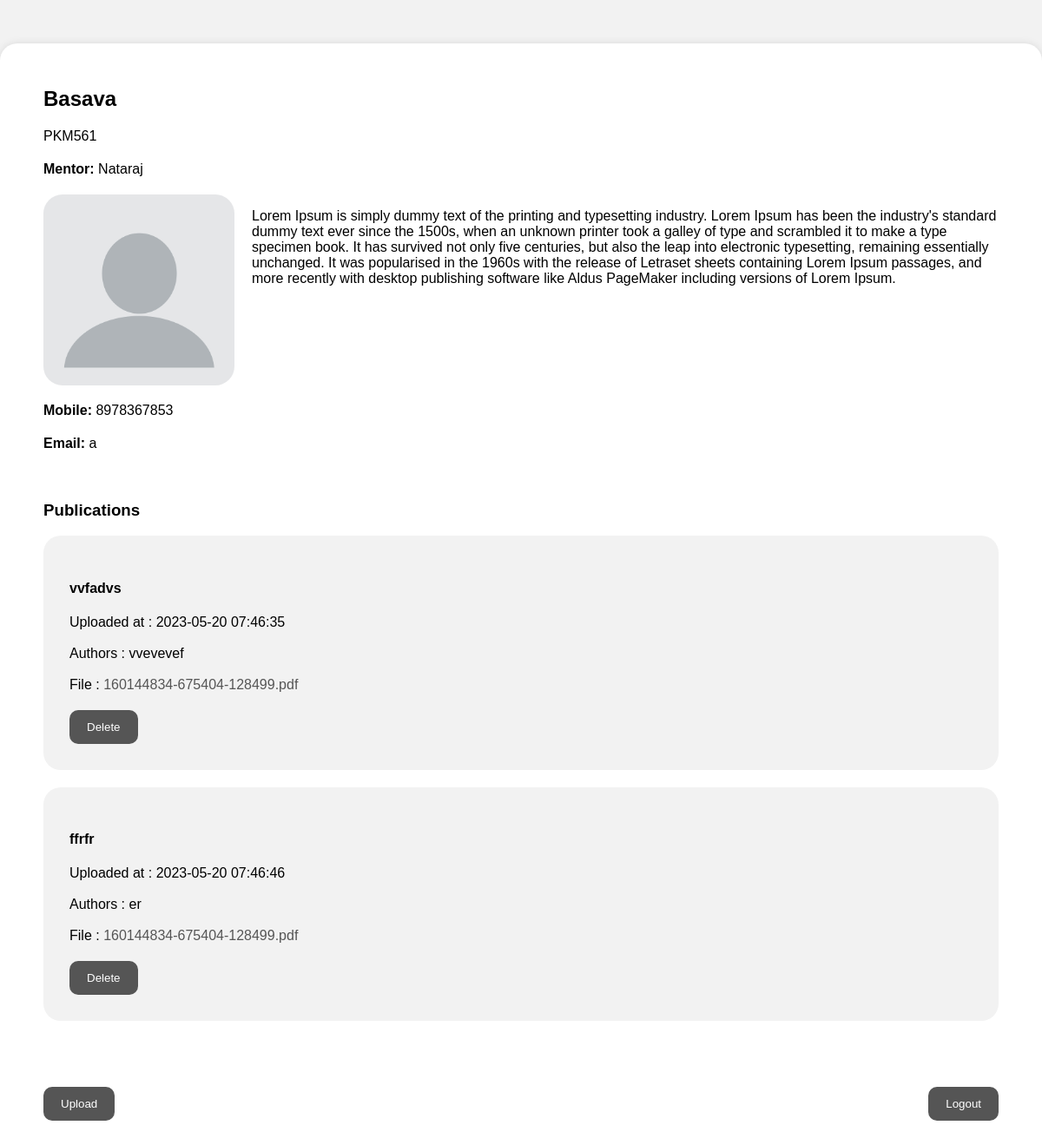
The app's page /researchers/dashboard.php (signed in) with its own data.
### tables this page shows
CREATE TABLE `researchers` (
  `id` int(11) NOT NULL,
  `code` varchar(255) NOT NULL,
  `name` varchar(255) NOT NULL,
  `mentor` varchar(255) NOT NULL,
  `photo_path` varchar(255) NOT NULL,
  `about` longtext NOT NULL,
  `mobile_number` varchar(255) NOT NULL,
  `email` varchar(255) NOT NULL,
  `password` varchar(255) NOT NULL,
  `created_at` timestamp NOT NULL DEFAULT current_timestamp() ON UPDATE current_timestamp()
);

CREATE TABLE `publications` (
  `id` int(11) NOT NULL,
  `researcher_id` varchar(255) NOT NULL,
  `title` text NOT NULL,
  `authors` text NOT NULL,
  `file_name` varchar(255) NOT NULL,
  `file_path` varchar(255) NOT NULL,
  `uploaded_at` timestamp NOT NULL DEFAULT current_timestamp() ON UPDATE current_timestamp()
);

### researchers/dashboard.php (the view, shortened to what this page needs)
<?php
require_once "db_connection.php";
$id = $_SESSION['id'];
$query_1 = "SELECT * FROM researchers WHERE id = '$id'";
$result_1 = mysqli_query($conn, $query_1);
$row_1 = mysqli_fetch_assoc($result_1);
$query_2 = "SELECT * FROM publications";
$result_2 = mysqli_query($conn, $query_2);
?>
<!DOCTYPE html>
<html>
<head>
</head>
<body>
    <div class="container">
        <?php
            $researcherName = $row_1['name'];
            $researcherCode = $row_1['code'];
            $researcherMentor = $row_1['mentor'];
            $researcherPhotoPath = $row_1['photo_path'];
            $researcherAbout = $row_1['about'];
            $researcherMobile = $row_1['mobile_number'];
            $researcherEmail = $row_1['email'];
            echo "<h2>$researcherName</h2>";
            echo "<p>$researcherCode</p>";
            echo "<p><strong>Mentor:</strong> $researcherMentor</p>";
        ?>
        <div class="researcher-details">
            <?php
            echo "<img src=$researcherPhotoPath alt='Researcher Photo'>";
            echo "<div class='about'>
                    <p>$researcherAbout</p>
                </div>";
            ?>
        </div>
        <?php
            echo "<p><strong>Mobile:</strong> $researcherMobile</p>";
            echo "<p><strong>Email:</strong> $researcherEmail</p>";
        ?>
        <br>
        <h3>Publications</h3>
            <?php
            if ($result_2->num_rows > 0) {
                while ($row_2 = $result_2->fetch_assoc()) {
                    if($row_2['researcher_id'] === $_SESSION['id']) {
                        echo "<div class='paper'>";
                        echo "<h4>" . $row_2['title'] . "</h4>";
                        echo "<p>Uploaded at : " . $row_2['uploaded_at'] . "</p>";
                        echo "<br>";
                        echo "<p>Authors : " . $row_2['authors'] . "</p>";
                        echo "<br>";
                        $filePath = $row_2['file_path'];
                        $fileName = $row_2['file_name'];
                        echo "<p> File :  <a href='" . $filePath . "'>" . $fileName . "</a></p>";
                        echo "<form class='actions' method='POST' action='" . $_SERVER['PHP_SELF'] . "'>";
                        echo "<button class='delete' type='submit' name='delete'>Delete</button>";
                        echo "</form>";
                        echo "</div>";
                    }
                }
            }
            ?>
        <br><br>
        <div class="actions">
            <button onclick="location.href='upload.php'">Upload</button>
            <button onclick="location.href='logout.php'">Logout</button>
        </div>
    </div>
</body>
</html>

### researchers/dashboard.php (style rules this page uses)
body { font-family: Arial, sans-serif; background-color: #f2f2f2; margin: 0; padding: 0; }
.container { max-width: 1200px; margin: 50px auto; padding: 50px; background-color: #fff; box-shadow: 0 0 10px rgba(0, 0, 0, 0.1); border-radius: 20px; }
.container h2 { margin-top: 0; }
.container p { margin-bottom: 20px; }
.container a { color: #555; text-decoration: none; }
.container .researcher-details { display: flex; margin-bottom: 20px; }
.container .researcher-details img { height: 220px; border-radius: 10%; margin-right: 20px; }
.container .researcher-details .about { flex: 1; }
.container .actions { display: flex; justify-content: space-between; margin-top: 20px; }
.container .actions button { padding: 12px 20px; background-color: #555; color: #fff; border: none; border-radius: 10px; cursor: pointer; }
.delete { padding: 12px 20px; background-color: #555; color: #fff; border: none; border-radius: 10px; cursor: pointer; }
.container .paper { margin-bottom: 20px; padding: 30px; background-color: #f2f2f2; border-radius: 20px; }
.container .paper p { margin: 0; }

### records on screen
researchers: name "Basava", code "PKM561", mentor "Nataraj", photo_path (picture), about "Lorem Ipsum is simply dummy text of the printing and typesetting industry. Lorem Ipsum has been the industry's standard dummy text ever since the 1500s, when an unknown printer took a galley of type and scrambled it to make a type specimen book. It has survived not only five centuries, but also the leap into electronic typesetting, remaining essentially unchanged. It was popularised in the 1960s with the release of Letraset sheets containing Lorem Ipsum passages, and more recently with desktop publishing software like Aldus PageMaker including versions of Lorem Ipsum.", mobile_number "8978367853", email "a"
publications: title "vvfadvs", uploaded_at "2023-05-20 07:46:35", authors "vvevevef", file_name "160144834-675404-128499.pdf"
publications: title "ffrfr", uploaded_at "2023-05-20 07:46:46", authors "er", file_name "160144834-675404-128499.pdf"
